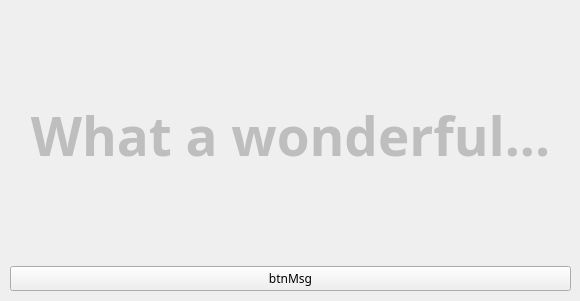
<?xml version="1.0" encoding="UTF-8"?>
<ui version="4.0">
 <class>App</class>
 <widget class="QWidget" name="App">
  <property name="geometry">
   <rect>
    <x>0</x>
    <y>0</y>
    <width>580</width>
    <height>301</height>
   </rect>
  </property>
  <property name="maximumSize">
   <size>
    <width>600</width>
    <height>600</height>
   </size>
  </property>
  <property name="font">
   <font>
    <family>맑은 고딕</family>
   </font>
  </property>
  <property name="windowTitle">
   <string>네번째 QT앱</string>
  </property>
  <widget class="QWidget" name="verticalLayoutWidget">
   <property name="geometry">
    <rect>
     <x>10</x>
     <y>10</y>
     <width>561</width>
     <height>281</height>
    </rect>
   </property>
   <layout class="QVBoxLayout" name="verticalLayout">
    <item>
     <widget class="QLabel" name="label">
      <property name="enabled">
       <bool>false</bool>
      </property>
      <property name="maximumSize">
       <size>
        <width>600</width>
        <height>600</height>
       </size>
      </property>
      <property name="font">
       <font>
        <family>Bauhaus 93</family>
        <pointsize>40</pointsize>
        <weight>75</weight>
        <bold>true</bold>
       </font>
      </property>
      <property name="styleSheet">
       <string notr="true">color : 'red';
background-color: 'black';</string>
      </property>
      <property name="text">
       <string>What a wonderful...</string>
      </property>
      <property name="alignment">
       <set>Qt::AlignCenter</set>
      </property>
     </widget>
    </item>
    <item>
     <widget class="QPushButton" name="pushButton">
      <property name="text">
       <string>btnMsg</string>
      </property>
     </widget>
    </item>
   </layout>
  </widget>
 </widget>
 <resources/>
 <connections/>
</ui>
